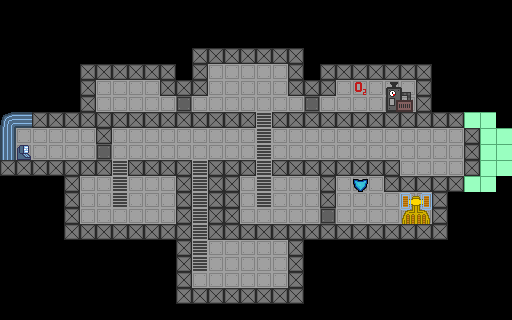

A 2D game scene composited from a Tiled map and its tileset images. What follows is a short description and the map's XML, with every tile layer's data as written:
An orthogonal 32x20 tile map with 16x16 px tiles, 2 tile layers (tiles, tiles_overlay) and 6 objects (4x door, spawn, oxygen-room).

<map version="1.10" tiledversion="1.10.2" orientation="orthogonal" renderorder="right-down" width="32" height="20" tilewidth="16" tileheight="16" infinite="0" nextlayerid="5" nextobjectid="10">
 <tileset firstgid="1" source="tileset.tsx" />
 <layer id="1" name="tiles" width="32" height="20">
  <data encoding="csv">
1,1,1,1,1,1,1,1,1,1,1,1,1,1,1,1,1,1,1,1,1,1,1,1,1,1,1,1,1,1,1,1,
1,1,1,1,1,1,1,1,1,1,1,1,1,1,1,1,1,1,1,1,1,1,1,1,1,1,1,1,1,1,1,1,
1,1,1,1,1,1,1,1,1,1,1,1,1,1,1,1,1,1,1,1,1,1,1,1,1,1,1,1,1,1,1,1,
1,1,1,1,1,1,1,1,1,1,1,1,18,18,18,18,18,18,18,1,1,1,1,1,1,1,1,1,1,1,1,1,
1,1,1,1,1,18,18,18,18,18,18,1,18,2,2,2,2,2,18,1,18,18,18,18,18,18,18,1,1,1,1,1,
1,1,1,1,1,18,2,2,2,2,18,18,18,2,2,2,2,2,18,18,18,2,2,2,2,2,18,1,1,1,1,1,
1,1,1,1,1,18,2,2,2,2,2,17,2,2,2,2,2,2,2,17,2,2,2,2,2,2,18,1,1,1,1,1,
1,18,18,18,18,18,18,18,18,18,18,18,18,18,18,18,3,18,18,18,18,18,18,18,18,18,18,18,18,18,1,1,
18,2,2,2,2,2,18,2,2,2,2,2,2,2,2,2,3,2,2,2,2,2,2,2,2,2,2,2,2,18,1,1,
18,2,2,2,2,2,17,2,2,2,2,2,2,2,2,2,3,2,2,2,2,2,2,2,2,2,2,2,2,18,1,1,
18,18,18,18,18,18,18,3,18,18,18,18,3,18,18,18,3,18,18,18,18,18,18,18,18,2,2,2,2,18,1,1,
1,1,1,1,18,2,2,3,2,2,2,18,3,18,18,2,3,2,2,2,18,2,2,2,18,18,18,18,18,18,1,1,
1,1,1,1,18,2,2,3,2,2,2,18,3,18,18,2,3,2,2,2,18,2,2,2,2,2,2,18,1,1,1,1,
1,1,1,1,18,2,2,2,2,2,2,18,3,18,18,2,2,2,2,2,17,2,2,2,2,2,2,18,1,1,1,1,
1,1,1,1,18,18,18,18,18,18,18,18,3,18,18,18,18,18,18,18,18,18,18,18,18,18,18,18,1,1,1,1,
1,1,1,1,1,1,1,1,1,1,1,18,3,2,2,2,2,2,18,1,1,1,1,1,1,1,1,1,1,1,1,1,
1,1,1,1,1,1,1,1,1,1,1,18,3,2,2,2,2,2,18,1,1,1,1,1,1,1,1,1,1,1,1,1,
1,1,1,1,1,1,1,1,1,1,1,18,2,2,2,2,2,2,18,1,1,1,1,1,1,1,1,1,1,1,1,1,
1,1,1,1,1,1,1,1,1,1,1,18,18,18,18,18,18,18,18,1,1,1,1,1,1,1,1,1,1,1,1,1,
1,1,1,1,1,1,1,1,1,1,1,1,1,1,1,1,1,1,1,1,1,1,1,1,1,1,1,1,1,1,1,1
</data>
 </layer>
 <layer id="4" name="tiles_overlay" width="32" height="20">
  <data encoding="csv">
0,0,0,0,0,0,0,0,0,0,0,0,0,0,0,0,0,0,0,0,0,0,0,0,0,0,0,0,0,0,0,0,
0,0,0,0,0,0,0,0,0,0,0,0,0,0,0,0,0,0,0,0,0,0,0,0,0,0,0,0,0,0,0,0,
0,0,0,0,0,0,0,0,0,0,0,0,0,0,0,0,0,0,0,0,0,0,0,0,0,0,0,0,0,0,0,0,
0,0,0,0,0,0,0,0,0,0,0,0,0,0,0,0,0,0,0,0,0,0,0,0,0,0,0,0,0,0,0,0,
0,0,0,0,0,0,0,0,0,0,0,0,0,0,0,0,0,0,0,0,0,0,0,0,0,0,0,0,0,0,0,0,
0,0,0,0,0,0,0,0,0,0,0,0,0,0,0,0,0,0,0,0,0,0,5,0,6,7,0,0,0,0,0,0,
0,0,0,0,0,0,0,0,0,0,0,0,0,0,0,0,0,0,0,0,0,0,0,0,22,23,0,0,0,0,0,0,
9,10,0,0,0,0,0,0,0,0,0,0,0,0,0,0,0,0,0,0,0,0,0,0,0,0,0,0,0,13,14,0,
25,0,0,0,0,0,0,0,0,0,0,0,0,0,0,0,0,0,0,0,0,0,0,0,0,0,0,0,0,0,13,14,
25,8,0,0,0,0,0,0,0,0,0,0,0,0,0,0,0,0,0,0,0,0,0,0,0,0,0,0,0,0,13,14,
0,0,0,0,0,0,0,0,0,0,0,0,0,0,0,0,0,0,0,0,0,0,0,0,0,0,0,0,0,0,13,14,
0,0,0,0,0,0,0,0,0,0,0,0,0,0,0,0,0,0,0,0,0,0,4,0,0,0,0,0,0,13,14,0,
0,0,0,0,0,0,0,0,0,0,0,0,0,0,0,0,0,0,0,0,0,0,0,0,0,11,12,0,0,0,0,0,
0,0,0,0,0,0,0,0,0,0,0,0,0,0,0,0,0,0,0,0,0,0,0,0,0,27,28,0,0,0,0,0,
0,0,0,0,0,0,0,0,0,0,0,0,0,0,0,0,0,0,0,0,0,0,0,0,0,0,0,0,0,0,0,0,
0,0,0,0,0,0,0,0,0,0,0,0,0,0,0,0,0,0,0,0,0,0,0,0,0,0,0,0,0,0,0,0,
0,0,0,0,0,0,0,0,0,0,0,0,0,0,0,0,0,0,0,0,0,0,0,0,0,0,0,0,0,0,0,0,
0,0,0,0,0,0,0,0,0,0,0,0,0,0,0,0,0,0,0,0,0,0,0,0,0,0,0,0,0,0,0,0,
0,0,0,0,0,0,0,0,0,0,0,0,0,0,0,0,0,0,0,0,0,0,0,0,0,0,0,0,0,0,0,0,
0,0,0,0,0,0,0,0,0,0,0,0,0,0,0,0,0,0,0,0,0,0,0,0,0,0,0,0,0,0,0,0
</data>
 </layer>
 <objectgroup id="3" name="objects">
  <object id="1" name="spawn" type="spawn" x="54.5" y="144.5">
   <ellipse />
  </object>
  <object id="2" name="door" type="door" x="103.625" y="151.5" />
  <object id="3" name="door" type="door" x="183.792" y="103.333" />
  <object id="4" name="door" type="door" x="312" y="104" />
  <object id="5" name="door" type="door" x="327.333" y="215.333" />
  <object id="9" name="oxygen-room" x="326" y="60.5" width="104" height="70">
   <ellipse />
  </object>
 </objectgroup>
</map>
